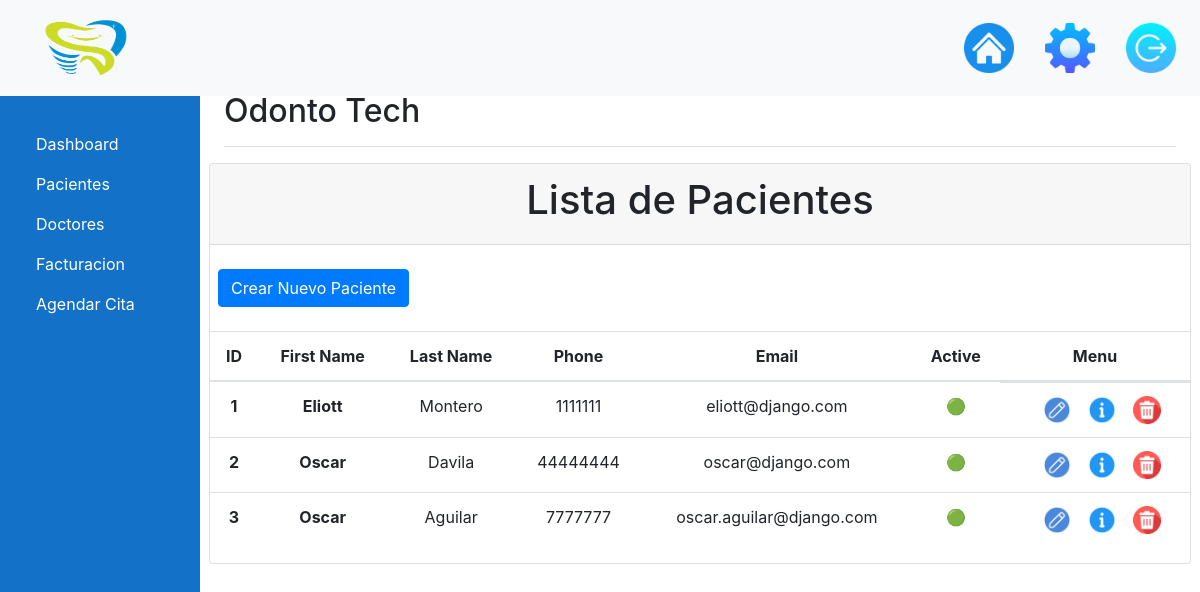
Page /Pacientes/details/ (signed in) on the earlier database version.
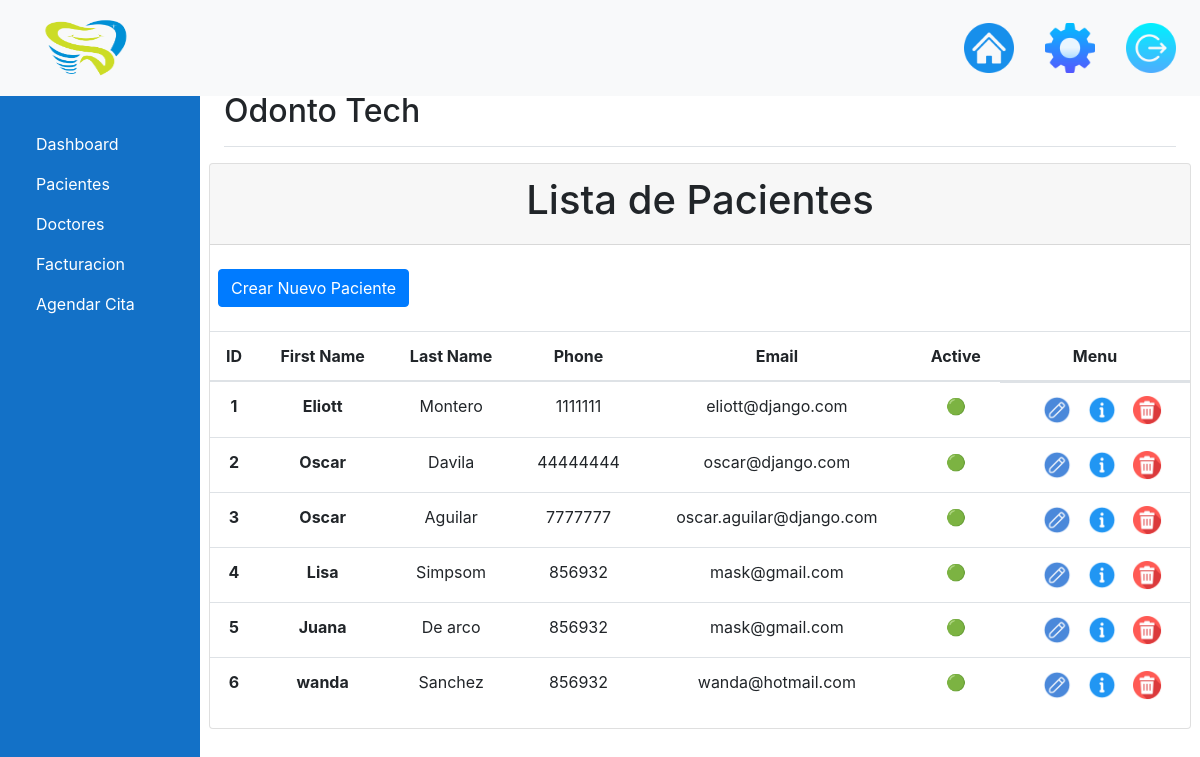
Same page on the later database version.
### Pacientes/models.py (models this page shows, shortened)
class Pacientes(models.Model):
    id = models.AutoField(primary_key=True)
    PacientesNombre = models.CharField(max_length=100, null=False, blank=False, verbose_name="Nombre")
    PacientesApellido = models.CharField(max_length=100, null=False, blank=False, verbose_name="Apellidos")
    PacientesDireccion = models.CharField(max_length=100, null=False, blank=False, verbose_name="Dirección")
    PacientesTelefono = models.CharField(max_length=10, null=False, blank=False, verbose_name="Teléfono")
    PacientesEmail = models.CharField(max_length=100, null=False, blank=False, verbose_name="Email")
    PacientesEmailNormalizado = models.CharField(max_length=100, null=False, blank=False, verbose_name="Email Normalizado")
    PacientesActivo = models.BooleanField(default=True, verbose_name="Activo")
    class Meta:
        verbose_name_plural = "Pacientes"

### Pacientes/views.py (the view)
# urls.py: path('details/', views.pacientes, name='Pacientes'),
def pacientes(request):
    context = {
        'pacientes': Pacientes.objects.all()
    }
    return render(request, 'pacientes.html', context)

### templates/pacientes.html
{% extends 'base.html' %}
{% block content %}
    <div class="card row">
        <div class="card-header">
            <h1 class="text-center">Lista de Pacientes</h1>
        </div>
        <div class="row pt-4 pb-2">
            <div class="col-12 ml-2">
                <a href="{% url 'insertar_paciente' %}" class="btn btn-primary me-2">Crear Nuevo Paciente</a>
            </div>
        </div>
    <table class="table">
        <table class="table">
            <thead>
            <tr>
                <th scope="col">ID</th>
                <th scope="col">First Name</th>
                <th scope="col">Last Name</th>
                <th scope="col">Phone</th>
                <th scope="col">Email</th>
                <th scope="col">Active</th>
                <th scope="col">Menu</th>
            </tr>
            </thead>
            <tbody>
            {% for p in pacientes %}
                <tr>
                    <th> {{ p.id }}</th>
                    <th>{{ p.PacientesNombre }}</th>
                    <td>{{ p.PacientesApellido }}</td>
                    <td>{{ p.PacientesTelefono }}</td>
                    <td>{{ p.PacientesEmail }}</td>
                    <td>{% if p.PacientesActivo %} 🟢 {% else %} 🔴 {% endif %}</td>
                    <td class="edit_menu">
                        <li>
                            <a href="#"><a href="{% url 'edit' p.id %}"><img class="icon-edit" src="/media/Logo/Icons/edit.png" alt=""></a></a>
                        </li>
                        <li>
                            <a href="#"><a href="{% url 'information' p.id %}"><img class="icon-edit" src="/media/Logo/Icons/information.png" alt=""></a></a>
                        </li>
                        <li>
                            <a href="#"><a href="#"><img class="icon-edit" src="/media/Logo/Icons/delete.png" alt=""></a></a>
                        </li>
                    </td>
                </tr>
            {% endfor %}
            </tbody>
        </table>
    </table>
{% endblock %}

### templates/base.html (shortened to what this page needs)
<!DOCTYPE html>
<html lang="en">
<head>
    <link href="https://maxcdn.bootstrapcdn.com/bootstrap/4.5.2/css/bootstrap.min.css" rel="stylesheet">
</head>
<body>
    {% if user.is_authenticated %}
    <nav class="navbar navbar-expand-lg navbar-light bg-light fixed-top">
        <a class="navbar-brand nav-logo" href="{% url 'home' %}"><img class="logo-navbar"
                src="/media/Logo/default-logo.png" alt=""></a>
        <div class="collapse navbar-collapse" id="navbarNav">
            <ul class="navbar-nav ml-auto">
                <li class="nav-item active">
                    <a class="nav-link" href="{% url 'home' %}"><img class="icons-dash" src="/media/Logo/Icons/home.png"
                            alt=""></a>
                </li>
                <li class="nav-item">
                    <a class="nav-link" href="#"><img class="icons-dash" src="/media/Logo/Icons/settings.png"
                            alt=""></a>
                </li>
                <li class="nav-item">
                    <a class="nav-link" href="{% url 'logout' %}"><img class="icons-dash"
                            src="/media/Logo/Icons/logout.png" alt=""></a>
                </li>
            </ul>
        </div>
    </nav>
    <div class="container-fluid">
        <div class="row">
            <nav class="col-md-2 d-none d-md-block sidebar">
                <div class="sidebar-sticky">
                    <ul class="nav flex-column mt-5">
                        <li class="nav-item">
                            <a class="nav-link active" href="{% url 'home' %}">
                                Dashboard
                            </a>
                        </li>
                        <li class="nav-item">
                            <a class="nav-link" href="{% url 'Pacientes' %}">
                                Pacientes
                            </a>
                        </li>
                        <li class="nav-item">
                            <a class="nav-link" href="{% url 'Lista_Dentistas' %}">
                                Doctores
                            </a>
                        </li>
                        <li class="nav-item">
                            <a class="nav-link" href="{% url 'lista_facturas' %}">
                                Facturacion
                            </a>
                        </li>
                        <li class="nav-item">
                            <a class="nav-link" href="#">
                                Agendar Cita
                            </a>
                        </li>
                    </ul>
                </div>
            </nav>
            <main role="main" class="col-md-9 ml-sm-auto col-lg-10 px-4">
                <div
                    class="d-flex justify-content-between flex-wrap flex-md-nowrap align-items-center pt-3 pb-2 mb-3 border-bottom">
                    <h1 class="h2">Odonto Tech </h1>
                </div>
                {% block content %}{% endblock %}
            </main>
        </div>
    </div>
    {% else %}
    <script>
        window.location.href = "{% url 'login' %}"
    </script>
    {% endif %}
</body>
</html>

### templates/base.html (style rules this page uses)
body { padding-top: 56px; }
.sidebar { position: fixed; top: 56px; bottom: 0; left: 0; z-index: 1000; padding: 20px; overflow-x: hidden; overflow-y: auto; background-color: #1371c7; }
a { color: white; }
img { width: 100px; height: 60px; margin-left: 15px; }
main { margin-top: 20px; }
.icons-dash { width: 50px; height: 50px; }
.logo-navbar { height: 70px; width: 110px; }
.icon-edit { width: 30px; height: 30px; }
.edit_menu { list-style-type: none; display: flex; justify-content: center; }
th { text-align: center; }
td { text-align: center; }

Differences in the rows shown:
added Pacientes: id "4", PacientesNombre "Lisa", PacientesApellido "Simpsom", PacientesTelefono "856932", PacientesEmail "mask@gmail.com"
added Pacientes: id "5", PacientesNombre "Juana", PacientesApellido "De arco", PacientesTelefono "856932", PacientesEmail "mask@gmail.com"
added Pacientes: id "6", PacientesNombre "wanda", PacientesApellido "Sanchez", PacientesTelefono "856932", PacientesEmail "wanda@hotmail.com"
